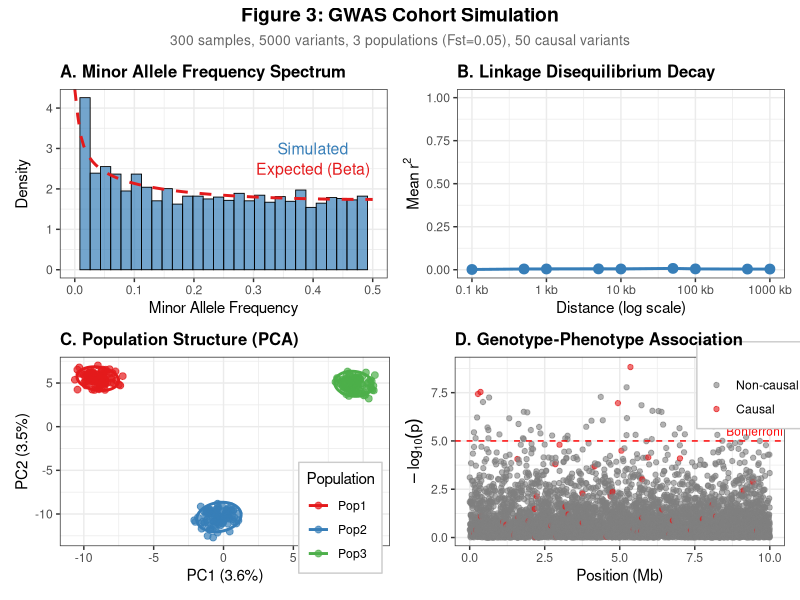
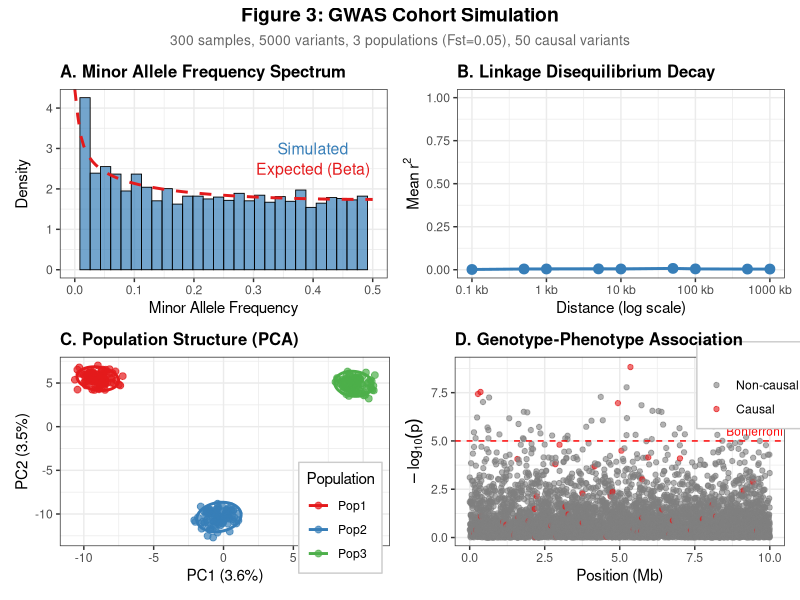

These charts were generated, in order, by the following R code:
#!/usr/bin/env Rscript
# Figure 3: GWAS Cohort Simulation Validation
# Demonstrates population genetics simulation capabilities
#
# Panels:
#   A: Allele frequency spectrum
#   B: LD decay curve
#   C: Population structure (PCA)
#   D: Phenotype vs genotype correlation
#
# Usage: Rscript scripts/paper_fig/fig3_gwas_simulation.R

library(ggplot2)
library(patchwork)
library(data.table)

# Output directory
out_dir <- "scripts/paper_fig/output"
dir.create(out_dir, showWarnings = FALSE, recursive = TRUE)

cat("=== Figure 3: GWAS Cohort Simulation ===\n")

# -----------------------------------------------------------------------------
# Simulate GWAS cohort
# -----------------------------------------------------------------------------

set.seed(42)

# Parameters
n_samples <- 300
n_variants <- 5000
n_pops <- 3
fst <- 0.05
n_causal <- 50
effect_sd <- 0.5

cat("Simulating GWAS cohort...\n")
cat("  Samples:", n_samples, "\n")
cat("  Variants:", n_variants, "\n")
cat("  Populations:", n_pops, "\n")
cat("  Fst:", fst, "\n")

# Population assignments
pop_sizes <- c(100, 100, 100)
pop_ids <- rep(paste0("Pop", 1:n_pops), times = pop_sizes)
sample_ids <- paste0("sample_", 1:n_samples)

# Generate allele frequencies per population (with Fst drift)
# Ancestral frequencies from Beta distribution
p_ancestral <- rbeta(n_variants, 0.8, 0.8)

# Population-specific frequencies with drift
p_pop <- matrix(0, nrow = n_variants, ncol = n_pops)
for (k in 1:n_pops) {
  alpha <- p_ancestral * (1 - fst) / fst
  beta <- (1 - p_ancestral) * (1 - fst) / fst
  # Bound to avoid 0/Inf
  alpha <- pmax(0.01, alpha)
  beta <- pmax(0.01, beta)
  p_pop[, k] <- rbeta(n_variants, alpha, beta)
  p_pop[, k] <- pmin(0.99, pmax(0.01, p_pop[, k]))
}

# Generate genotypes (0, 1, 2)
pop_index <- match(pop_ids, paste0("Pop", 1:n_pops))
G <- matrix(0, nrow = n_variants, ncol = n_samples)
for (i in 1:n_variants) {
  for (s in 1:n_samples) {
    G[i, s] <- rbinom(1, 2, p_pop[i, pop_index[s]])
  }
}

# Variant positions (for LD calculation)
positions <- sort(sample(1:10000000, n_variants))

# Generate phenotype
causal_idx <- sample(1:n_variants, n_causal)
effects <- rnorm(n_causal, 0, effect_sd)
genetic_score <- as.numeric(t(effects) %*% G[causal_idx, ])
phenotype <- genetic_score + rnorm(n_samples, 0, 1)

# Add population effect
pop_effect <- (pop_index - 1) * 0.3
phenotype <- phenotype + pop_effect

cat("Genotype matrix:", nrow(G), "x", ncol(G), "\n")
cat("Phenotype range:", round(min(phenotype), 2), "to", round(max(phenotype), 2), "\n")

# -----------------------------------------------------------------------------
# Panel A: Allele Frequency Spectrum
# -----------------------------------------------------------------------------

cat("\nGenerating Panel A: Allele Frequency Spectrum...\n")

# Calculate minor allele frequency
maf <- apply(G, 1, function(x) {
  af <- mean(x) / 2
  min(af, 1 - af)
})

af_data <- data.frame(maf = maf)

# Expected SFS under neutral model (Watterson)
expected_sfs <- function(x, n) {
  # Folded SFS approximation
  1 / (x * (1-x))
}

panel_a <- ggplot(af_data, aes(x = maf)) +
  geom_histogram(aes(y = after_stat(density)), bins = 30,
                 fill = "#377EB8", color = "black", alpha = 0.7, linewidth = 0.3) +
  stat_function(fun = function(x) dbeta(x, 0.8, 0.8) * 2,
                color = "#E41A1C", linewidth = 1, linetype = "dashed") +
  labs(
    title = "A. Minor Allele Frequency Spectrum",
    x = "Minor Allele Frequency",
    y = "Density"
  ) +
  annotate("text", x = 0.4, y = 3, label = "Simulated", color = "#377EB8", size = 4) +
  annotate("text", x = 0.4, y = 2.5, label = "Expected (Beta)", color = "#E41A1C", size = 4) +
  theme_bw(base_size = 11) +
  theme(plot.title = element_text(face = "bold", size = 12)) +
  xlim(0, 0.5)

# -----------------------------------------------------------------------------
# Panel B: LD Decay
# -----------------------------------------------------------------------------

cat("Generating Panel B: LD Decay...\n")

# Calculate r^2 for pairs of SNPs at different distances
calc_r2 <- function(g1, g2) {
  cor(g1, g2)^2
}

# Sample pairs at different distances
distances <- c(100, 500, 1000, 5000, 10000, 50000, 100000, 500000, 1000000)
ld_results <- list()

for (d in distances) {
  # Find pairs approximately at this distance
  pairs_found <- 0
  r2_vals <- c()

  for (attempt in 1:500) {
    i <- sample(1:(n_variants-1), 1)
    j_candidates <- which(abs(positions - positions[i] - d) < d * 0.2)
    j_candidates <- j_candidates[j_candidates > i]

    if (length(j_candidates) > 0) {
      j <- j_candidates[1]
      r2 <- calc_r2(G[i, ], G[j, ])
      if (!is.na(r2)) {
        r2_vals <- c(r2_vals, r2)
        pairs_found <- pairs_found + 1
      }
    }
    if (pairs_found >= 50) break
  }

  if (length(r2_vals) > 0) {
    ld_results[[length(ld_results) + 1]] <- data.frame(
      distance = d,
      r2_mean = mean(r2_vals, na.rm = TRUE),
      r2_sd = sd(r2_vals, na.rm = TRUE),
      n_pairs = length(r2_vals)
    )
  }
}

ld_data <- do.call(rbind, ld_results)
ld_data$distance_kb <- ld_data$distance / 1000

panel_b <- ggplot(ld_data, aes(x = distance_kb, y = r2_mean)) +
  geom_ribbon(aes(ymin = pmax(0, r2_mean - r2_sd),
                  ymax = pmin(1, r2_mean + r2_sd)),
              fill = "#377EB8", alpha = 0.3) +
  geom_line(color = "#377EB8", linewidth = 1) +
  geom_point(color = "#377EB8", size = 3) +
  scale_x_log10(labels = function(x) paste0(x, " kb")) +
  labs(
    title = "B. Linkage Disequilibrium Decay",
    x = "Distance (log scale)",
    y = expression(Mean~r^2)
  ) +
  theme_bw(base_size = 11) +
  theme(plot.title = element_text(face = "bold", size = 12)) +
  ylim(0, 1)

# -----------------------------------------------------------------------------
# Panel C: Population Structure (PCA)
# -----------------------------------------------------------------------------

cat("Generating Panel C: Population Structure...\n")

# Simple PCA on genotype matrix
G_centered <- t(G) - rowMeans(t(G))
pca <- prcomp(G_centered, scale. = FALSE)

pca_data <- data.frame(
  PC1 = pca$x[, 1],
  PC2 = pca$x[, 2],
  Population = pop_ids
)

# Variance explained
var_explained <- (pca$sdev^2 / sum(pca$sdev^2)) * 100

panel_c <- ggplot(pca_data, aes(x = PC1, y = PC2, color = Population)) +
  geom_point(alpha = 0.7, size = 2) +
  stat_ellipse(level = 0.95, linewidth = 1) +
  scale_color_manual(values = c("#E41A1C", "#377EB8", "#4DAF4A")) +
  labs(
    title = "C. Population Structure (PCA)",
    x = sprintf("PC1 (%.1f%%)", var_explained[1]),
    y = sprintf("PC2 (%.1f%%)", var_explained[2])
  ) +
  theme_bw(base_size = 11) +
  theme(
    plot.title = element_text(face = "bold", size = 12),
    legend.position = c(0.85, 0.15),
    legend.background = element_rect(fill = "white", color = "gray80")
  )

# -----------------------------------------------------------------------------
# Panel D: Genotype-Phenotype Association
# -----------------------------------------------------------------------------

cat("Generating Panel D: Genotype-Phenotype Association...\n")

# Calculate association for all variants
p_values <- sapply(1:n_variants, function(i) {
  fit <- lm(phenotype ~ G[i, ])
  summary(fit)$coefficients[2, 4]
})

# Manhattan-style data
assoc_data <- data.frame(
  position = positions,
  pvalue = p_values,
  neglog10p = -log10(p_values),
  is_causal = 1:n_variants %in% causal_idx
)

# Significance threshold
bonf_threshold <- -log10(0.05 / n_variants)

panel_d <- ggplot(assoc_data, aes(x = position/1e6, y = neglog10p)) +
  geom_point(aes(color = is_causal), alpha = 0.6, size = 1.5) +
  geom_hline(yintercept = bonf_threshold, linetype = "dashed", color = "red", linewidth = 0.5) +
  scale_color_manual(values = c("gray50", "#E41A1C"),
                     labels = c("Non-causal", "Causal"),
                     name = "") +
  labs(
    title = "D. Genotype-Phenotype Association",
    x = "Position (Mb)",
    y = expression(-log[10](p))
  ) +
  annotate("text", x = 9.5, y = bonf_threshold + 0.5,
           label = "Bonferroni", color = "red", size = 3) +
  theme_bw(base_size = 11) +
  theme(
    plot.title = element_text(face = "bold", size = 12),
    legend.position = c(0.9, 0.85),
    legend.background = element_rect(fill = "white", color = "gray80")
  )

# -----------------------------------------------------------------------------
# Combine panels
# -----------------------------------------------------------------------------

cat("\nCombining panels...\n")

fig3 <- (panel_a | panel_b) / (panel_c | panel_d) +
  plot_annotation(
    title = "Figure 3: GWAS Cohort Simulation",
    subtitle = sprintf("%d samples, %d variants, %d populations (Fst=%.2f), %d causal variants",
                       n_samples, n_variants, n_pops, fst, n_causal),
    theme = theme(
      plot.title = element_text(face = "bold", size = 14, hjust = 0.5),
      plot.subtitle = element_text(size = 10, hjust = 0.5, color = "gray40")
    )
  )

# Save
ggsave(file.path(out_dir, "fig3_gwas_simulation.pdf"), fig3,
       width = 12, height = 10, dpi = 300)
ggsave(file.path(out_dir, "fig3_gwas_simulation.png"), fig3,
       width = 12, height = 10, dpi = 300)

cat("\nFigure 3 saved to:\n")
cat("  ", file.path(out_dir, "fig3_gwas_simulation.pdf"), "\n")
cat("  ", file.path(out_dir, "fig3_gwas_simulation.png"), "\n")

# -----------------------------------------------------------------------------
# Save source data
# -----------------------------------------------------------------------------

write.csv(af_data, file.path(out_dir, "fig3_source_data_maf.csv"), row.names = FALSE)
write.csv(ld_data, file.path(out_dir, "fig3_source_data_ld.csv"), row.names = FALSE)
write.csv(pca_data, file.path(out_dir, "fig3_source_data_pca.csv"), row.names = FALSE)
write.csv(assoc_data, file.path(out_dir, "fig3_source_data_assoc.csv"), row.names = FALSE)

cat("\nSource data saved.\n")
cat("\n=== Done ===\n")
